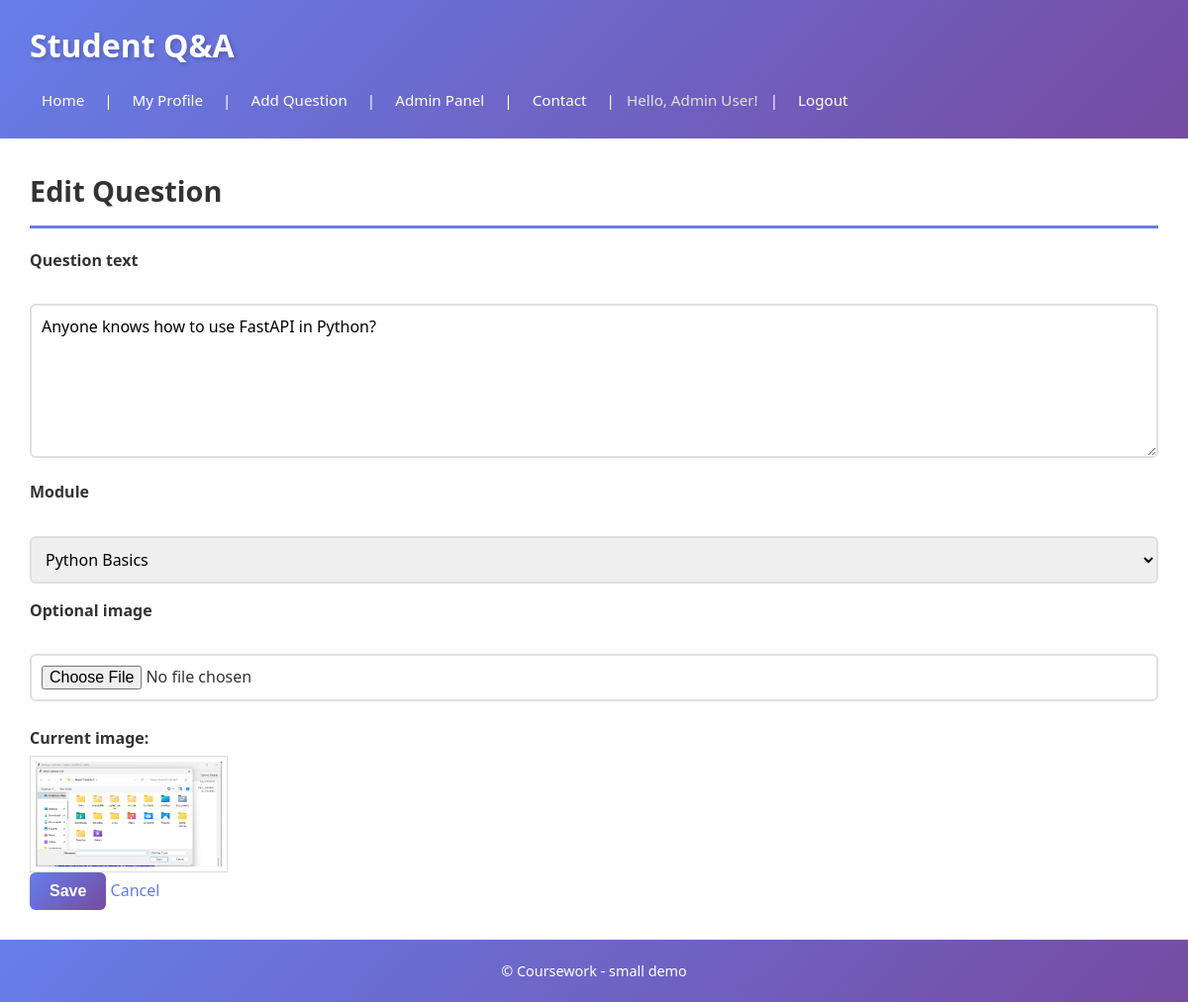
Page /editquestion.php?id=29 (signed in) on the committed database.
### tables this page shows
CREATE TABLE `question` (
  `id` int(11) NOT NULL,
  `text` text NOT NULL,
  `date` datetime NOT NULL,
  `userid` int(11) NOT NULL,
  `moduleid` int(11) DEFAULT NULL,
  `img` varchar(255) DEFAULT NULL
);

CREATE TABLE `user` (
  `id` int(11) NOT NULL,
  `username` varchar(100) NOT NULL,
  `name` varchar(100) NOT NULL,
  `email` varchar(100) NOT NULL,
  `password` varchar(255) NOT NULL,
  `role` enum('user','admin') NOT NULL DEFAULT 'user',
  `avatar` varchar(255) DEFAULT NULL,
  `created_at` datetime NOT NULL DEFAULT current_timestamp()
);

CREATE TABLE `module` (
  `id` int(11) NOT NULL,
  `name` varchar(100) NOT NULL
);

### editquestion.php (called while the page is built, shortened)
<?php
require 'includes/DatabaseConnection.php';
require 'includes/DataBaseFunctions.php';
$modules = allModules($pdo);
if ($_SERVER['REQUEST_METHOD'] === 'POST') {
    try {
        $id = $_POST['id'];
        $currentUser = getCurrentUser();
        $question = getQuestion($pdo, $id);
        if (!$question) {
            header('Location: index.php');
            exit;
        }
        if ($question['userid'] != $currentUser['id']) {
            header('HTTP/1.1 403 Forbidden');
            echo 'You cannot edit this question.';
            exit;
        }
        $imageFileName = null;
        if (!empty($_FILES['questionimage']) && $_FILES['questionimage']['error'] !== UPLOAD_ERR_NO_FILE) {
            $file = $_FILES['questionimage'];
            $allowed = ['image/jpeg', 'image/png', 'image/gif'];
            if ($file['error'] === UPLOAD_ERR_OK && in_array(mime_content_type($file['tmp_name']), $allowed)) {
                if ($file['size'] <= 3 * 1024 * 1024) {
                    $ext = pathinfo($file['name'], PATHINFO_EXTENSION);
                    $imageFileName = uniqid('qimg_', true) . '.' . $ext;
                    $destination = __DIR__ . '/images/questions/' . $imageFileName;
                    move_uploaded_file($file['tmp_name'], $destination);
                } else {
                    throw new Exception('Image is too large (max 3MB).');
                }
            } else {
                throw new Exception('Invalid image uploaded.');
            }
        } else {
            $existing = getQuestion($pdo, $id);
            $imageFileName = $existing['img'] ?? null;
        }
        updateQuestion($pdo, $id, $_POST['questiontext'], $_POST['moduleid'] ?: null, $imageFileName);
        header('Location: question.php?id=' . $id . '&success=question_updated');
        exit;
    } catch (Exception $e) {
        $error = $e->getMessage();
    }
} else {
    $question = getQuestion($pdo, $_GET['id']);
}
$title = 'Edit Question';
include 'templates/question_form.php';
$output = ob_get_clean();
include 'templates/layout.php';
?>

### includes/DataBaseFunctions.php (called while the page is built, shortened)
<?php
function getCurrentUser() {
    return $_SESSION['user'] ?? null;
}
function isLoggedIn() {
    return isset($_SESSION['user']);
}
function isAdmin() {
    return isset($_SESSION['user']) && $_SESSION['user']['role'] === 'admin';
}
function query($pdo, $sql, $params = []) {
    $stmt = $pdo->prepare($sql);
    $stmt->execute($params);
    return $stmt;
}
function getQuestion($pdo, $id) {
    $sql = "SELECT q.*, m.name AS modulename, u.name AS name, u.username AS username, u.avatar
            FROM question q
            LEFT JOIN module m ON q.moduleid = m.id
            LEFT JOIN `user` u ON q.userid = u.id
            WHERE q.id = :id";
    return query($pdo, $sql, [':id' => $id])->fetch();
}
function allModules($pdo) {
    return query($pdo, 'SELECT id, name FROM module ORDER BY name')->fetchAll();
}
?>

### templates/question_form.php (the view, shortened to what this page needs)
<h2><?=htmlspecialchars($title)?></h2>
<form action="" method="post" enctype="multipart/form-data">
    <p>
        <label for="questiontext">Question text</label><br>
        <textarea name="questiontext" rows="6" cols="80" required><?=isset($question) ? htmlspecialchars($question['text']) : ''?></textarea>
    </p>
    <p>
        <label for="moduleid">Module</label><br>
        <select name="moduleid">
            <?php foreach ($modules as $m): ?>
                <option value="<?=htmlspecialchars($m['id'])?>" <?=isset($question) && $question['moduleid']==$m['id'] ? 'selected' : ''?>><?=htmlspecialchars($m['name'])?></option>
            <?php endforeach; ?>
        </select>
    </p>
    <p>
        <label for="questionimage">Optional image</label><br>
        <input type="file" name="questionimage" accept="image/*">
        <?php if (!empty($question['img'])): ?>
            <div style="margin-top:10px;">
                <strong>Current image:</strong><br>
                <img src="images/questions/<?=htmlspecialchars($question['img'])?>" style="max-width:200px; display:block; margin-top:5px; border:1px solid #ddd; padding:5px;">
            </div>
        <?php endif; ?>
    </p>
    <p>
        <input type="submit" value="Save">
        <a href="index.php">Cancel</a>
    </p>
</form>

### templates/layout.php (shortened to what this page needs)
<!DOCTYPE html>
<html lang="en">
<head>
    <?php $navBase = (strpos($_SERVER['PHP_SELF'], '/admin/') !== false) ? '../' : ''; ?>
    <link rel="stylesheet" href="<?= $navBase ?>styles.css">
</head>
<body>
    <header>
        <h1>Student Q&amp;A</h1>
        <nav>
            <a href="<?= $navBase ?>index.php">Home</a> |
            <?php if (isLoggedIn()): ?>
                <a href="<?= $navBase ?>profile.php?username=<?=htmlspecialchars(getCurrentUser()['username'])?>">My Profile</a> |
                <a href="<?= $navBase ?>addquestion.php">Add Question</a> |
                <?php if (isAdmin()): ?>
                    <a href="<?= $navBase ?>admin/admin_panel.php">Admin Panel</a> |
                <?php endif; ?>
                <a href="<?= $navBase ?>contact.php">Contact</a> |
                <span>Hello, <?=htmlspecialchars(getCurrentUser()['name'])?>!</span> |
                <a href="<?= $navBase ?>logout.php">Logout</a>
            <?php else: ?>
                <a href="<?= $navBase ?>login.php">Login</a> |
                <a href="<?= $navBase ?>register.php">Register</a> |
                <a href="<?= $navBase ?>contact.php">Contact</a>
            <?php endif; ?>
        </nav>
    </header>
    <main>
        <?=$output?>
    </main>
    <footer>
        &copy; Coursework - small demo
    </footer>
</body>
</html>

### styles.css (style rules this page uses)
* { margin: 0; padding: 0; box-sizing: border-box; }
body { font-family: 'Segoe UI', Tahoma, Geneva, Verdana, sans-serif; color: #333; line-height: 1.6; min-height: 100vh; background: linear-gradient(135deg, #667eea 0%, #764ba2 25%, #f093fb 50%, #4facfe 75%, #00f2fe 100%); background-size: 400% 400%; animation: gradientShift 15s ease infinite; position: relative; }
header { background: linear-gradient(135deg, #667eea 0%, #764ba2 100%); color: white; padding: 20px 30px; box-shadow: 0 2px 10px rgba(0, 0, 0, 0.1); }
header h1 { margin: 0 0 12px 0; font-size: 2em; font-weight: 600; text-shadow: 2px 2px 4px rgba(0, 0, 0, 0.2); }
nav { margin-top: 10px; font-size: 0.95em; display: flex; flex-wrap: wrap; gap: 8px; align-items: center; }
nav a { color: white; text-decoration: none; padding: 6px 12px; border-radius: 4px; transition: background 0.3s ease; }
nav span { color: #e0e0e0; padding: 0 4px; }
main { background: #fff; padding: 30px; min-height: 400px; }
footer { background: linear-gradient(135deg, #667eea 0%, #764ba2 100%); color: white; padding: 20px; text-align: center; font-size: 0.9em; }
img { max-width: 100%; height: auto; }
form label { font-weight: bold; display: block; margin-bottom: 5px; color: #333; }
input[type="text"], input[type="email"], input[type="password"], input[type="file"], textarea, select { width: 100%; padding: 10px; border: 2px solid #e0e0e0; border-radius: 6px; font-family: inherit; margin-bottom: 15px; transition: border-color 0.3s ease; font-size: 1em; }
textarea { resize: vertical; min-height: 120px; }
input[type="submit"], button, .btn { background: linear-gradient(135deg, #667eea 0%, #764ba2 100%); color: white; padding: 10px 20px; border: none; border-radius: 6px; cursor: pointer; font-weight: 600; font-size: 1em; transition: transform 0.2s ease, box-shadow 0.2s ease; display: inline-block; text-decoration: none; }
a { color: #667eea; text-decoration: none; transition: color 0.3s ease; }
h2 { margin-top: 0; color: #333; border-bottom: 3px solid #667eea; padding-bottom: 12px; margin-bottom: 20px; font-size: 1.8em; }

### rows in the picture
question: userid.name "Admin User", questiontext "Anyone knows how to use FastAPI in Python?", moduleid "Python Basics", img (picture)

### other values in the picture
$title "Edit Question"
